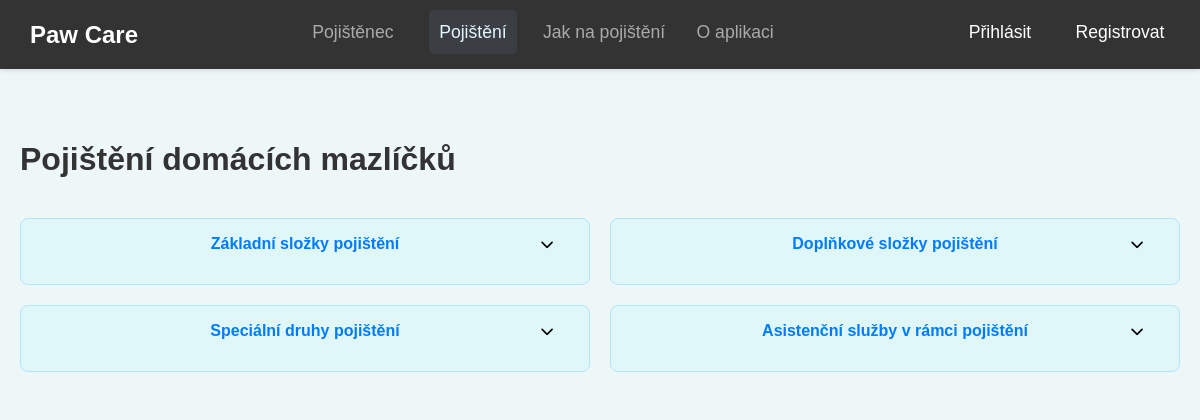
Page /pojisteni/pojisteni/ on the committed database.
### insurance/models.py (models this page shows, shortened)
class InsuranceType(models.Model):
    name = models.CharField("Název typu pojištění", max_length=100)
    description = models.TextField("Popis typu pojištění", blank=True)
    class Meta:
        verbose_name = "Typ pojištění"
        verbose_name_plural = "Typy pojištění"

### insurance/views.py (the view)
# urls.py: path('pojisteni/', views.insurance_list, name='insurance_list'),  # Seznam typů pojištění
def insurance_list(request):
    insurances = InsuranceType.objects.all()
    return render(request, 'insurance/insurance_list.html', {'insurances': insurances})

### insurance/templates/insurance/insurance_list.html (shortened to what this page needs)
{% extends 'insurance/base.html' %}
{% block content %}
<div class="container">
    <h1 class="page-title">Pojištění domácích mazlíčků</h1>
    <div class="insurance-grid">
        {% for insurance in insurances %}
        <div class="insurance-item">
            <div class="insurance-header">
                <strong class="insurance-name">
                    <a href="{% url 'insurance_coverage_list' insurance.id %}">{{ insurance.name }}</a>
                </strong>
                <button class="toggle-description" aria-expanded="false">
                    <i class="fas fa-chevron-down"></i>
                </button>
            </div>
        </div>
        {% endfor %}
    </div>
</div>
{% endblock %}

### insurance/static/css/style.css (style rules this page uses)
body { font-family: Arial, sans-serif; margin: 0; padding: 0; background-color: #edf7f8; }
.container { max-width: 1200px; margin: 80px auto 20px auto; padding: 20px; background-color: #edf7f8; border-radius: 8px; }
h1 { font-size: 2em; color: #333; margin-bottom: 20px; }
a { color: #007bff; text-decoration: none; }
.page-title { font-size: 32px; color: #333; margin-bottom: 40px; font-weight: bold; text-align: left; }
.insurance-name { position: absolute; left: 50%; transform: translateX(-50%); text-align: center; white-space: nowrap; }
.insurance-name a { color: #007bff; text-decoration: none; font-weight: bold; color: #007bff; }
.insurance-header { display: flex; justify-content: space-between; align-items: center; width: 100%; position: relative; margin-bottom: 15px; padding: 10px 0px; }
.insurance-header a { text-decoration: none; color: #007bff; font-weight: bold; }
.insurance-header .toggle-description { margin-left: 10px; }
.insurance-grid { display: grid; grid-template-columns: repeat(2, 1fr); gap: 20px; align-items: start; }
.insurance-item { background-color: #e0f7fa; padding: 15px 20px; border-radius: 8px; border: 1px solid #b3e5fc; transition: background-color 0.3s ease, border-color 0.3s ease; position: relative; display: block; }
.insurance-item a { text-decoration: none; }
.toggle-description { position: absolute; right: 10px; margin-left: auto; cursor: pointer; background: none; border: none; outline: none; }

### rows in the picture
InsuranceType: name "Základní složky pojištění"
InsuranceType: name "Doplňkové složky pojištění"
InsuranceType: name "Speciální druhy pojištění"
InsuranceType: name "Asistenční služby v rámci pojištění"
